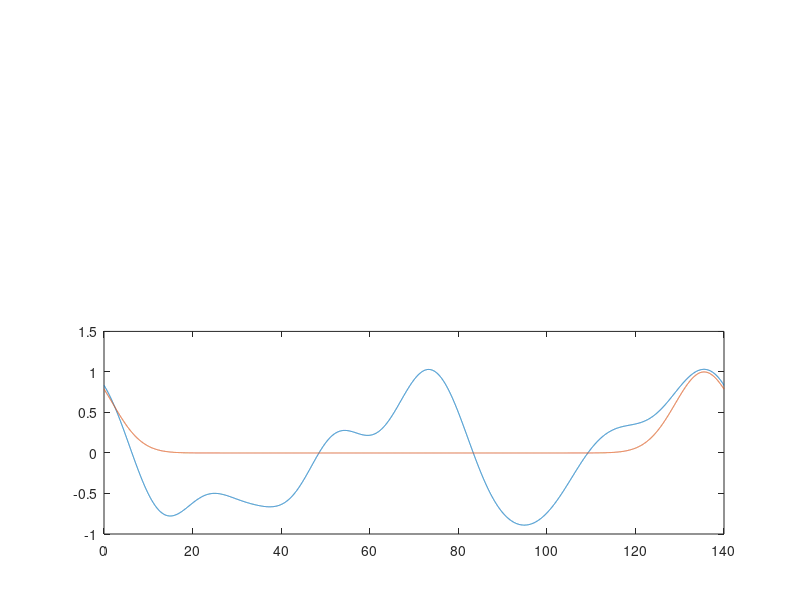

MATLAB code for this plot:
tic();

iii=0;

dt=0.1;

numBox=10000;

FourierModes= 80;

Fc= zeros(FourierModes,1); %Cosine values
Fs= zeros(FourierModes,1); %Sin values;

Constant=0; %Constant Concerntration;
D=1;
L=140;

addScaling=10^-20;
Periodic=true;

noiseRate=sqrt(4*D*addScaling); 


T=0;

if(Periodic)
    SinThing= @() randn(FourierModes,1);
    Kays= (1:FourierModes)'* 2*pi/L; %List of Fourier frequencies.
else
    SinThing= @() 0;
    Kays= (1:FourierModes)'* pi/L; %List of Fourier frequencies.
end


NoiseMultiplier= noiseRate*sqrt( (1-exp(2.*(1-D.*Kays.^2).*dt))./(2.*(-1+D.*Kays.^2)) );


tnext=0.005;
Tfinal=3000;
NextRecord=0.005;

exes= linspace(0,L,numBox+1);
exes=exes(2:end);


while(T<Tfinal)
    T=T+dt;
    
xiS= SinThing().*NoiseMultiplier; %NOTE: How do I decide reasonable noise rate.
xiC= randn(FourierModes,1).*NoiseMultiplier; %NOTE: How do I decide reasonable noise rate.
%xiConstant= NoiseRate*randn(1,1)*sqrt(dt); %NOTE: How do I decide reasonable noise rate.

Fc= Fc.*exp((1-D.*Kays.^2).*dt/2)+xiC;   %Cosine values
Fs= Fs.*exp((1-D.*Kays.^2).*dt/2)+xiS;
Constant=Constant*exp((1-0).*dt/2)+randn(1,1)*noiseRate*sqrt( (1-exp(2.*(1).*dt))./(2.*(-1)) );
%Constant=Constant+xiConstant; %Note, I can set this noise to zero... if needed.

U= (Fc'*cos(Kays * exes) + Fs'*sin(Kays * exes) );

if(max(abs(U))>=1)
    break;
end

end



U= (Fc'*cos(Kays * exes) + Fs'*sin(Kays * exes) );

if(max(U)<max(-U))
    U=-U;
end

[Mx,Idx] = max(U);

fakeU= exp(- (exes-exes(Idx)).^2/(2*T) ) + exp(- (exes-exes(Idx)+L).^2/(2*T) ) +exp(- (exes-exes(Idx)-L).^2/(2*T) );

subplot(2,1,2)
plot(exes,U)
hold on
plot(exes,fakeU)



T

